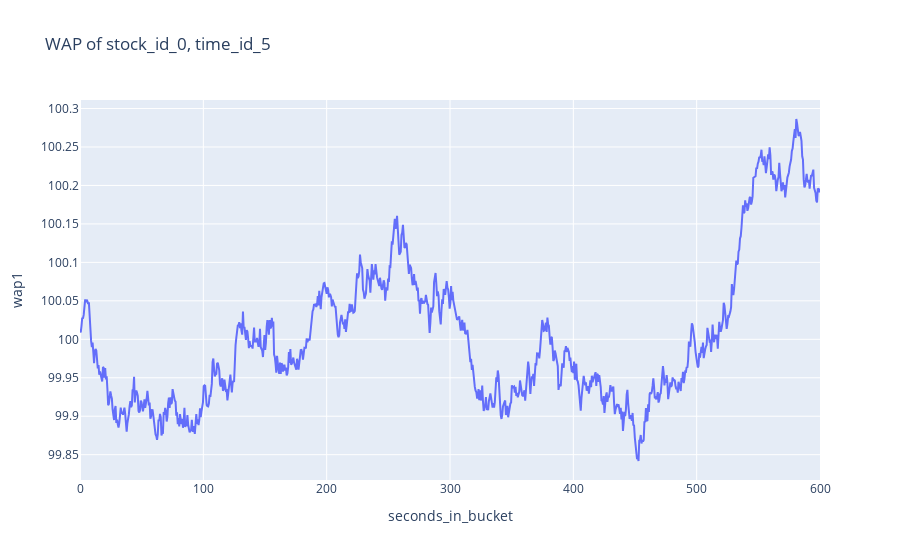

Here is the notebook cell this chart was saved with:
### Code cell
import plotly.express as px
fig = px.line(df_time_id_5, x="seconds_in_bucket", y="wap1", title='WAP of stock_id_0, time_id_5')
fig.show()

### Figure 1 — Plotly figure (JSON) as saved in the notebook; plotly's stock layout.template omitted (floating-point values rounded to 4 significant figures; data arrays with more than 128 entries replaced by an {"elided": "..."} marker saying what was removed)
{"data": [{"hovertemplate": "seconds_in_bucket=%{x}<br>wap1=%{y}<extra></extra>", "legendgroup": "", "line": {"color": "#636efa", "dash": "solid"}, "marker": {"symbol": "circle"}, "mode": "lines", "name": "", "orientation": "v", "showlegend": false, "type": "scatter", "x": {"elided": "1000 float values"}, "xaxis": "x", "y": {"elided": "1000 float values"}, "yaxis": "y"}], "layout": {"legend": {"tracegroupgap": 0}, "title": {"text": "WAP of stock_id_0, time_id_5"}, "xaxis": {"anchor": "y", "domain": [0, 1], "title": {"text": "seconds_in_bucket"}}, "yaxis": {"anchor": "x", "domain": [0, 1], "title": {"text": "wap1"}}}}
